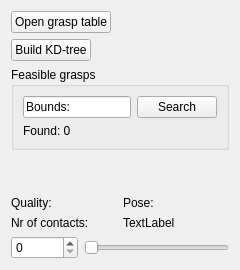
     <widget class="QWidget" name="tab_3">
      <attribute name="title">
       <string>Page</string>
      </attribute>
      <layout class="QVBoxLayout" name="verticalLayout_9">
       <item>
        <layout class="QHBoxLayout" name="horizontalLayout_6">
         <item>
          <widget class="QPushButton" name="_graspTableLoadBtn">
           <property name="text">
            <string>Open grasp table</string>
           </property>
          </widget>
         </item>
         <item>
          <spacer name="horizontalSpacer">
           <property name="orientation">
            <enum>Qt::Horizontal</enum>
           </property>
           <property name="sizeHint" stdset="0">
            <size>
             <width>40</width>
             <height>20</height>
            </size>
           </property>
          </spacer>
         </item>
        </layout>
       </item>
       <item>
        <layout class="QHBoxLayout" name="horizontalLayout_10">
         <item>
          <widget class="QPushButton" name="_buildTreeBtn">
           <property name="text">
            <string>Build KD-tree</string>
           </property>
          </widget>
         </item>
         <item>
          <spacer name="horizontalSpacer_2">
           <property name="orientation">
            <enum>Qt::Horizontal</enum>
           </property>
           <property name="sizeHint" stdset="0">
            <size>
             <width>40</width>
             <height>20</height>
            </size>
           </property>
          </spacer>
         </item>
        </layout>
       </item>
       <item>
        <widget class="QGroupBox" name="groupBox_3">
         <property name="title">
          <string>Feasible grasps</string>
         </property>
         <layout class="QVBoxLayout" name="verticalLayout_8">
          <item>
           <layout class="QHBoxLayout" name="horizontalLayout_8">
            <item>
             <widget class="QLineEdit" name="_searchEdit">
              <property name="text">
               <string>Bounds:</string>
              </property>
             </widget>
            </item>
            <item>
             <widget class="QPushButton" name="_searchBtn">
              <property name="text">
               <string>Search</string>
              </property>
             </widget>
            </item>
           </layout>
          </item>
          <item>
           <layout class="QHBoxLayout" name="horizontalLayout_9">
            <item>
             <widget class="QLabel" name="_foundFeasibleLbl">
              <property name="text">
               <string>Found: 0</string>
              </property>
             </widget>
            </item>
           </layout>
          </item>
         </layout>
        </widget>
       </item>
       <item>
        <spacer name="verticalSpacer_3">
         <property name="orientation">
          <enum>Qt::Vertical</enum>
         </property>
         <property name="sizeHint" stdset="0">
          <size>
           <width>20</width>
           <height>40</height>
          </size>
         </property>
        </spacer>
       </item>
       <item>
        <layout class="QGridLayout" name="gridLayout_2">
         <item row="0" column="0">
          <widget class="QLabel" name="_qualityLbl">
           <property name="text">
            <string>Quality: </string>
           </property>
          </widget>
         </item>
         <item row="1" column="0">
          <widget class="QLabel" name="_contactLbl">
           <property name="text">
            <string>Nr of contacts: </string>
           </property>
          </widget>
         </item>
         <item row="0" column="1">
          <widget class="QLabel" name="_poseLbl">
           <property name="text">
            <string>Pose: </string>
           </property>
          </widget>
         </item>
         <item row="1" column="1">
          <widget class="QLabel" name="label_26">
           <property name="text">
            <string>TextLabel</string>
           </property>
          </widget>
         </item>
        </layout>
       </item>
       <item>
        <layout class="QHBoxLayout" name="horizontalLayout_7">
         <item>
          <widget class="QSpinBox" name="_graspSpin">
           <property name="maximum">
            <number>100000</number>
           </property>
          </widget>
         </item>
         <item>
          <widget class="QSlider" name="_graspTableSlider">
           <property name="orientation">
            <enum>Qt::Horizontal</enum>
           </property>
          </widget>
         </item>
        </layout>
       </item>
      </layout>
     </widget>
